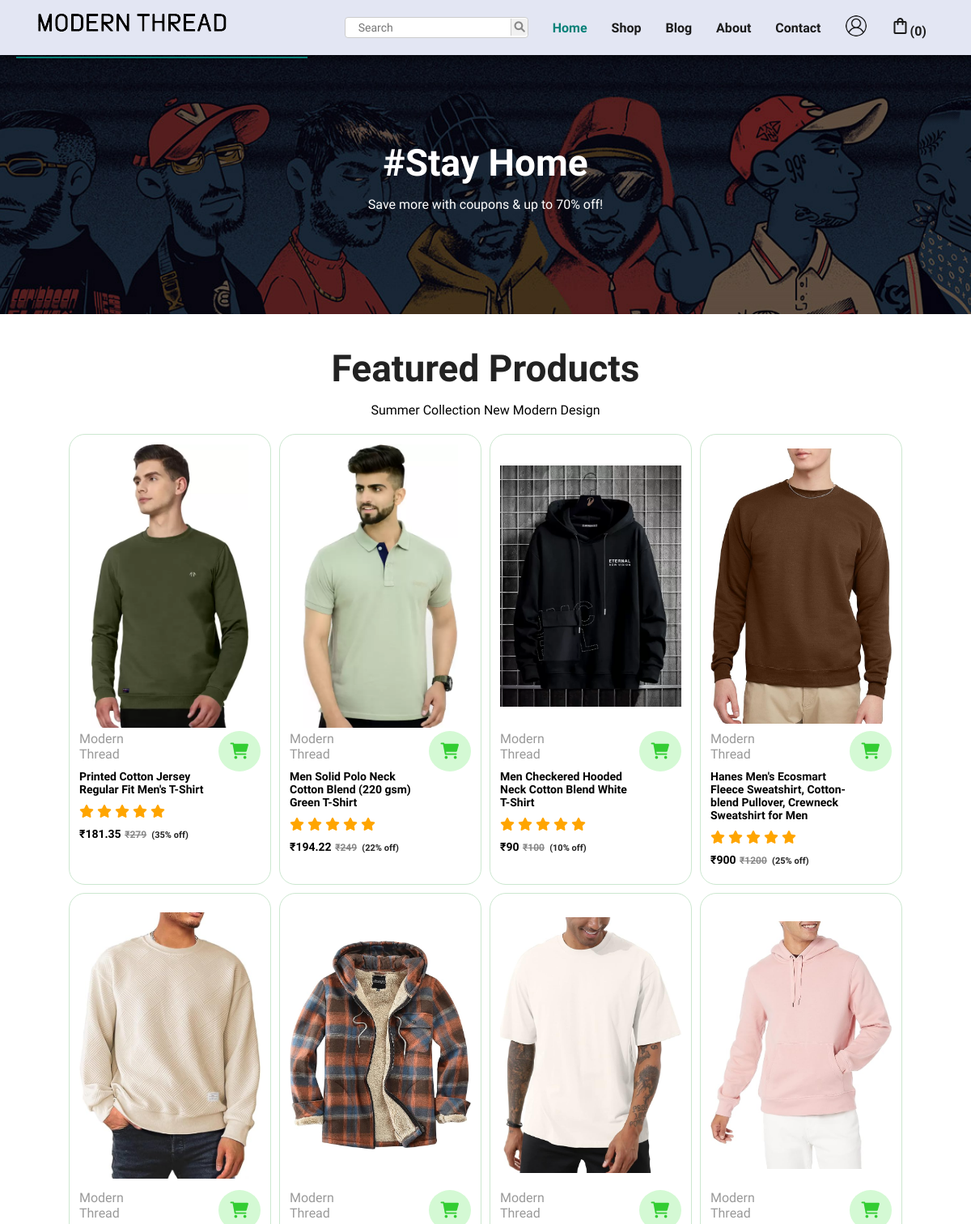
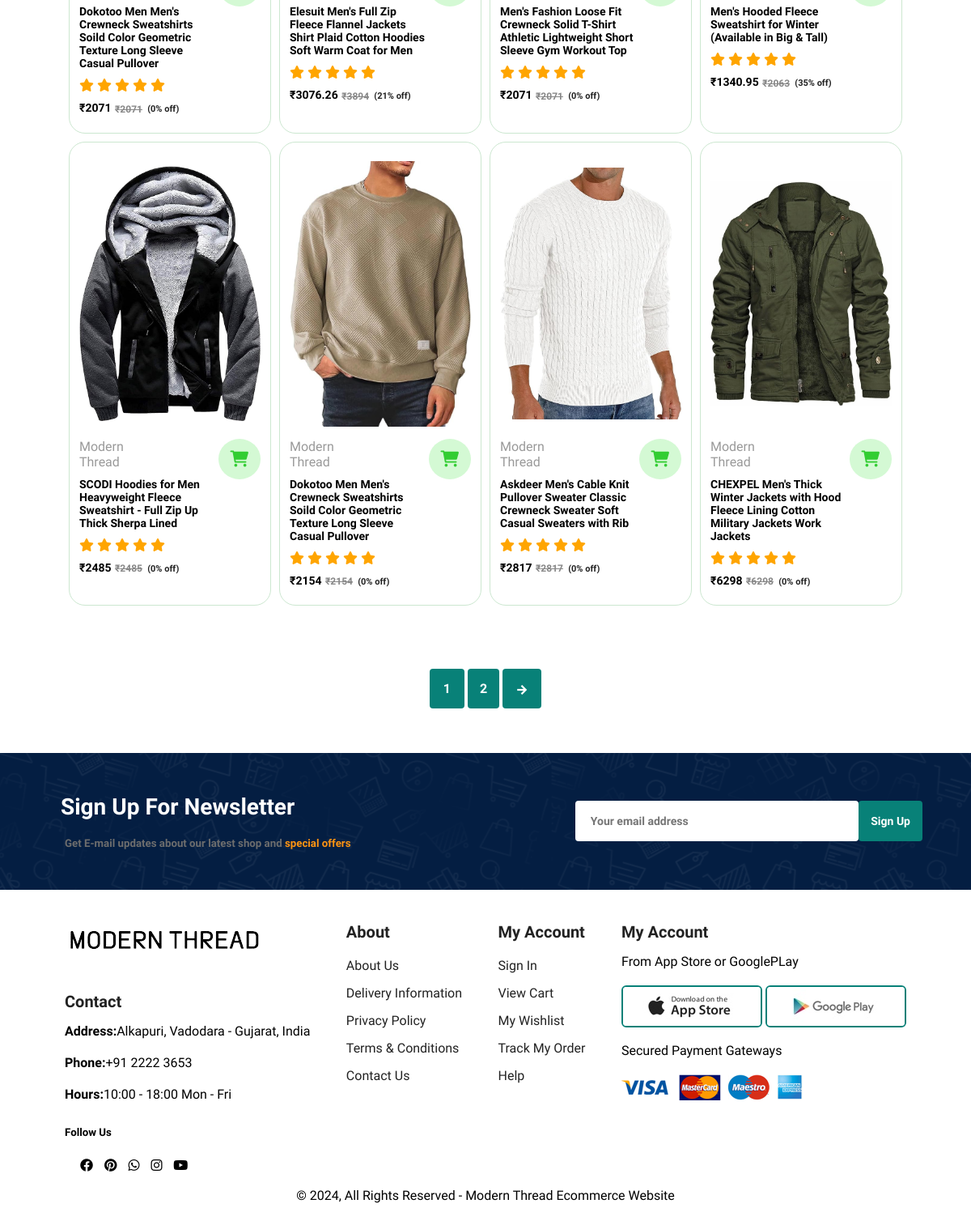
The page /shop.php on the database its author committed (2 pictures, top to bottom).
### tables this page shows
CREATE TABLE `products` (
  `id` int(100) NOT NULL,
  `name` varchar(100) NOT NULL,
  `brand` varchar(100) NOT NULL,
  `category` varchar(100) NOT NULL,
  `gender` varchar(50) NOT NULL,
  `season` varchar(50) NOT NULL,
  `product_detail` varchar(500) NOT NULL,
  `price` int(10) NOT NULL,
  `sale_percentage` int(11) NOT NULL,
  `image` varchar(100) NOT NULL
);

### component/product_card_sale.php (the view, shortened to what this page needs)
<div class="pro" onclick="location='sproduct_sale.php?pid=<?= $fetch_products['id']; ?>' ">
                    <form action="" method="post" class="box">
                        <img src="uploaded_img/<?= $fetch_products['image']; ?>" alt="">
                        <div class="discription">
                            <span id="brandGrid" ><?= $fetch_products['brand']; ?></span>
                            <h5 id="T-styleGrid" ><?= $fetch_products['name']; ?></h5>
                            <div id="starsforgrid" class="starts">
                                <i class="fa-solid fa-star"></i>
                                <i class="fa-solid fa-star"></i>
                                <i class="fa-solid fa-star"></i>
                                <i class="fa-solid fa-star"></i>
                                <i class="fa-solid fa-star"></i>
                            </div>
                            <?php
                            $sale_price = ($fetch_products['price'] / 100) * $fetch_products['sale_percentage'];
                            $final_price = $fetch_products['price'] - $sale_price;
                            ?>
                            <h5 id="priceGrid" class="price">&#x20B9;<?= $final_price ?>
                            <div id="" class="sale-price"><del>&#x20B9;<?= $fetch_products['price']; ?></del></div> <span id="sale-percent">&nbsp;(<?= $fetch_products['sale_percentage']?>% off)</span></h5>
                            <span type="submit" id="cartGrid" class="productCart" name="add_to_cart"><i id="cart" class="fa-solid fa-cart-shopping"></i></a></button>
                        </div>
                    </form>
</div>

### shop.php (shortened to what this page needs)
<?php
include 'component/connect.php';
?>
<!DOCTYPE html>
<html lang="en">
<head>
    <link rel="stylesheet" href="https://cdnjs.cloudflare.com/ajax/libs/font-awesome/6.0.0/css/all.min.css">
    <link rel="stylesheet" href="css/style.css">
</head>
<body>
    <?php include "component/header.php" ?>
    <section id="header">
        <h2>#Stay Home</h2>
        <p>Save more with coupons & up to 70% off!</p>
    </section>
    <section id="product1" class="section-p1">
        <h2>Featured Products</h2>
        <p>Summer Collection New Modern Design</p>
        <div class="pro-container">
            <?php
            $total_records_per_page = 12;
            if (isset($_GET['page_no']) && $_GET['page_no'] != "") {
                $page_no = $_GET['page_no'];
            } else {
                $page_no = 1;
            }
            $offset = ($page_no - 1) * $total_records_per_page;
            $select_products = $conn->prepare("SELECT * FROM products LIMIT :offset, :total_records_per_page");
            $select_products->bindParam(':offset', $offset, PDO::PARAM_INT);
            $select_products->bindParam(':total_records_per_page', $total_records_per_page, PDO::PARAM_INT);
            $select_products->execute();
            if ($select_products->rowCount() > 0) {
                while ($fetch_products = $select_products->fetch(PDO::FETCH_ASSOC)) {
                    include 'component/product_card_sale.php';
                }
            } else {
                echo '<p class="empty">No Products Added Yet!</p>';
            }
            ?>
        </div>
    </section>
    <section id="paginatio" class="section-p1">
        <?php
        $total_records_query = $conn->query("SELECT COUNT(*) As total_records FROM products");
        $total_records = $total_records_query->fetch(PDO::FETCH_ASSOC)['total_records'];
        $total_no_of_pages = ceil($total_records / $total_records_per_page);
        if ($total_no_of_pages <= 10) {
            for ($counter = 1; $counter <= $total_no_of_pages; $counter++) {
                if ($counter == $page_no) {
                ?>
                    <a><?=$counter?></a>
                <?php
                } else {
                ?>
                    <a href='?page_no=<?=$counter?>'><?=$counter?></a>
                <?php
                }
            }
        }
        ?>
                    <a href="?page_no=<?=$total_no_of_pages?>"><span class="material-symbols-outlined">arrow_forward</span></a>
    </section>
    <section id="newsLetter">
        <div>
            <h2>Sign Up For Newsletter</h2>
            <h5>Get E-mail updates about our latest shop and <span>special offers</span></h5>
        </div>
        <div class="signUpinput">
            <input placeholder="Your email address" type="email" name="user" id="signUp">
            <button class="normal">Sign Up</button>
        </div>
    </section>
    <?php include "component/footer.php" ?>
</body>
</html>

### component/header.php (shortened to what this page needs)
<nav id="nav" >
            <a href="index.php"><img id="logo" src="img/logo.png" alt="Logo"></a>
            <div id="slideMenu" >
                <ul id="navUl" >
                    <li class="navLi">
                    <div class="search-container">
                    <form method="post" action="search.php">
                    <input type="text"  name="search_box" id="search-input" placeholder="Search">
                    <button type="submit" id="search-button" name="search_btn"><i class="fas fa-search"></i></button>
                    </form>
                    </div></li>
                    <li class="navLi" id="home" ><a  class="active aTag"  href="index.php">Home</a></li>
                    <li class="navLi" id="shop" ><a class="aTag"  href="shop.php">Shop</a></li>
                    <li class="navLi" id="blognav" ><a  class="aTag" href="blog.php">Blog</a></li>
                    <li class="navLi" id="about" ><a  class="aTag" href="about.php">About</a></li>
                    <li class="navLi" id="contact" ><a  class="aTag" href="contact.php">Contact</a></li>
                    <li class="navLi"><img src="img/login.png" class="user-pic" onclick="toggleMenu()">
                    </li>
                    <li class="navLi" id=""  >
                    <?php
                    $count_cart_items = $conn->prepare("SELECT * FROM `cart` WHERE user_id = ?");
                    $count_cart_items->execute([$user_id]);
                    $total_cart_items = $count_cart_items->rowCount();
                    ?>
                    <a class="mTag"  href="cart.php"><i class="material-symbols-outlined">
                        </i><span>(<?= $total_cart_items; ?>)</span></a></li>
                </ul>
            </div>
</nav>

### component/footer.php (shortened to what this page needs)
<footer class="footer section-p1">
            <div class="firstsection" >
                <img src="img/logo.png" alt="">
                <h4>Contact</h4>
                <p><strong>Address:</strong>Alkapuri, Vadodara - Gujarat, India</p>
                <p><strong>Phone:</strong>+91 2222 3653</p>
                <p><strong>Hours:</strong>10:00 - 18:00 Mon - Fri</p>
                <div class="sociallinks">
                    <h5>Follow Us</h5>
                    <i class="fa-brands fa-facebook"></i>
                    <i class="fa-brands fa-pinterest"></i>
                    <i class="fa-brands fa-whatsapp"></i>
                    <i class="fa-brands fa-instagram"></i>
                    <i class="fa-brands fa-youtube"></i>
                </div>
            </div>
            <div class="about col" >
                <h4>About</h4>
                <a href="about.php">About Us</a>
                <a href="#">Delivery Information</a>
                <a href="#">Privacy Policy</a>
                <a href="#">Terms & Conditions</a>
                <a href="contact.php">Contact Us</a>
            </div>
            <div class="My Account col" >
                <h4>My Account</h4>
                <a href="login.php">Sign In</a>
                <a href="cart.php">View Cart</a>
                <a href="#">My Wishlist</a>
                <a href="#">Track My Order</a>
                <a href="contact.php">Help</a>
            </div>
            <div class="Install App" >
                <h4>My Account</h4>
                <p>From App Store or GooglePLay</p>
                <img class="Dpp" src="../img/pay/app.jpg" alt="">
                <img class="Dpp" src="../img/pay/play.jpg" alt="">
                <p>Secured Payment Gateways</p>
                <img src="../img/pay/pay.png" alt="">
            </div>
            <div class="copywrite" >
                <p>© 2024, All Rights Reserved - Modern Thread Ecommerce Website</p>
            </div>
        </footer>

### rows shown on the page
products: image (picture), brand "Modern Thread", name "Printed Cotton Jersey Regular Fit Men's T-Shirt", final_price "181.35", price "279", sale_percentage "35"
products: image (picture), brand "Modern Thread", name "Men Solid Polo Neck Cotton Blend (220 gsm) Green T-Shirt", final_price "194.22", price "249", sale_percentage "22"
products: image (picture), brand "Modern Thread", name "Men Checkered Hooded Neck Cotton Blend White T-Shirt", final_price "90", price "100", sale_percentage "10"
products: image (picture), brand "Modern Thread", name "Hanes Men's Ecosmart Fleece Sweatshirt, Cotton-blend Pullover, Crewneck Sweatshirt for Men", final_price "900", price "1200", sale_percentage "25"
products: image (picture), brand "Modern Thread", name "Dokotoo Men Men's Crewneck Sweatshirts Soild Color Geometric Texture Long Sleeve Casual Pullover", price "2071", sale_percentage "0"
products: image (picture), brand "Modern Thread", name "Elesuit Men's Full Zip Fleece Flannel Jackets Shirt Plaid Cotton Hoodies Soft Warm Coat for Men", final_price "3076.26", price "3894", sale_percentage "21"
products: image (picture), brand "Modern Thread", name "Men's Fashion Loose Fit Crewneck Solid T-Shirt Athletic Lightweight Short Sleeve Gym Workout Top", price "2071", sale_percentage "0"
products: image (picture), brand "Modern Thread", name "Men's Hooded Fleece Sweatshirt for Winter (Available in Big & Tall)", final_price "1340.95", price "2063", sale_percentage "35"
products: image (picture), brand "Modern Thread", name "SCODI Hoodies for Men Heavyweight Fleece Sweatshirt - Full Zip Up Thick Sherpa Lined", price "2485", sale_percentage "0"
products: image (picture), brand "Modern Thread", name "Dokotoo Men Men's Crewneck Sweatshirts Soild Color Geometric Texture Long Sleeve Casual Pullover", price "2154", sale_percentage "0"
products: image (picture), brand "Modern Thread", name "Askdeer Men's Cable Knit Pullover Sweater Classic Crewneck Sweater Soft Casual Sweaters with Rib", price "2817", sale_percentage "0"
products: image (picture), brand "Modern Thread", name "CHEXPEL Men's Thick Winter Jackets with Hood Fleece Lining Cotton Military Jackets Work Jackets", price "6298", sale_percentage "0"

### other values the page prints
$total_cart_items "0"
